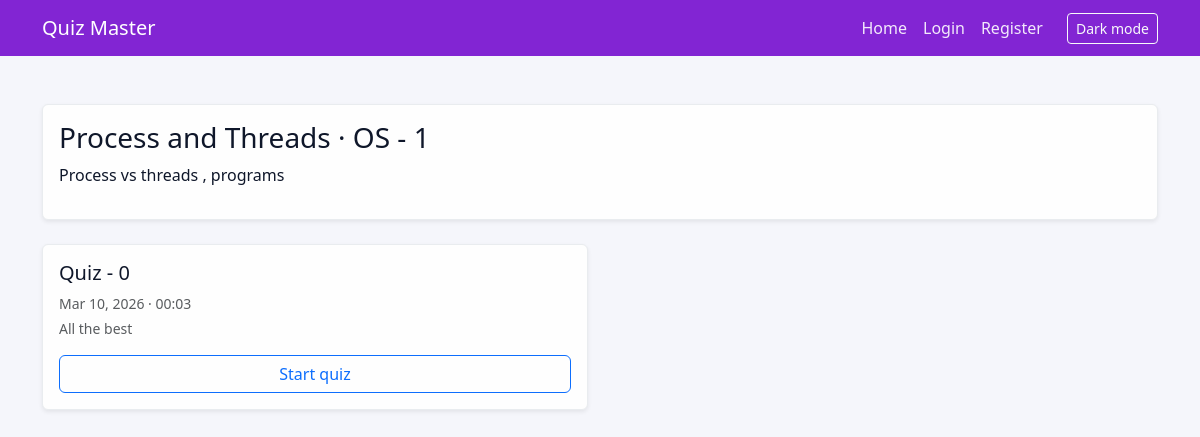
The page /chapters/1/quizzes on the database its author committed.
### models.py (models this page shows, shortened)
class Chapter(db.Model):
    id = db.Column(db.Integer, primary_key=True)
    subject_id = db.Column(db.Integer, db.ForeignKey("subject.id"), nullable=False)
    name = db.Column(db.String(140), nullable=False)
    description = db.Column(db.Text)
    quizzes = db.relationship("Quiz", backref="chapter", lazy=True)

class Subject(db.Model):
    id = db.Column(db.Integer, primary_key=True)
    name = db.Column(db.String(140), nullable=False)
    description = db.Column(db.Text)
    chapters = db.relationship("Chapter", backref="subject", lazy=True)

class Quiz(db.Model):
    id = db.Column(db.Integer, primary_key=True)
    chapter_id = db.Column(db.Integer, db.ForeignKey("chapter.id"), nullable=False)
    title = db.Column(db.String(140), nullable=False)
    date_of_quiz = db.Column(db.Date)
    duration_minutes = db.Column(db.Integer)
    remarks = db.Column(db.Text)
    questions = db.relationship("Question", backref="quiz", lazy=True)
    scores = db.relationship("Score", backref="quiz", lazy=True)
    def duration_str(self):
        hours, minutes = divmod(self.duration_minutes or 0, 60)
        return f"{hours:02d}:{minutes:02d}"

### app.py (the view)
    @app.route("/chapters/<int:chapter_id>/quizzes")
    def chapter_quizzes(chapter_id):
        chapter = Chapter.query.options(joinedload(Chapter.quizzes)).get_or_404(chapter_id)
        chapter.quizzes.sort(key=lambda quiz: quiz.title or "")
        return render_template("chapter_quizzes.html", chapter=chapter)

### templates/chapter_quizzes.html (shortened to what this page needs)
{% extends "base.html" %}
{% block content %}
<div class="row">
  <div class="col-12">
    <div class="card shadow-sm">
      <div class="card-body">
        <h3>{{ chapter.name }} · {{ chapter.subject.name }}</h3>
        <p>{{ chapter.description or 'Choose a quiz to begin.' }}</p>
      </div>
    </div>
  </div>
</div>
<div class="row mt-4">
  {% for quiz in chapter.quizzes %}
  <div class="col-md-6 mb-3">
    <div class="card shadow-sm h-100">
      <div class="card-body d-flex flex-column">
        <h5>{{ quiz.title }}</h5>
        <p class="mb-1 small text-muted">
          {{ quiz.date_of_quiz.strftime('%b %d, %Y') if quiz.date_of_quiz else 'Date TBD' }} · {{ quiz.duration_str() }}
        </p>
        <p class="text-muted small">{{ quiz.remarks or 'No remarks.' }}</p>
        <a href="{{ url_for('take_quiz', quiz_id=quiz.id) }}" class="btn btn-outline-primary mt-auto">Start quiz</a>
      </div>
    </div>
  </div>
  {% else %}
  <div class="col-12">
    <p class="text-muted">No quizzes scheduled for this chapter.</p>
  </div>
  {% endfor %}
</div>
{% endblock %}

### static/css/site.css (style rules this page uses)
:root { --bg: #f5f6fb; --card: #fefefe; --text: #0f172a; --muted: #6c757d; --border: #e9ecef; --primary: #0d6efd; --navbar: #8225d3; }
body { background: var(--bg); color: var(--text); }
.card { background: var(--card); border-color: var(--border); color: var(--text); }

### rows shown on the page
Chapter: name "Process and Threads", description "Process vs threads , programs"
Subject: subject.name "OS - 1"
Quiz: title "Quiz - 0", date_of_quiz "Mar 10, 2026", duration_str "00:03", remarks "All the best"
